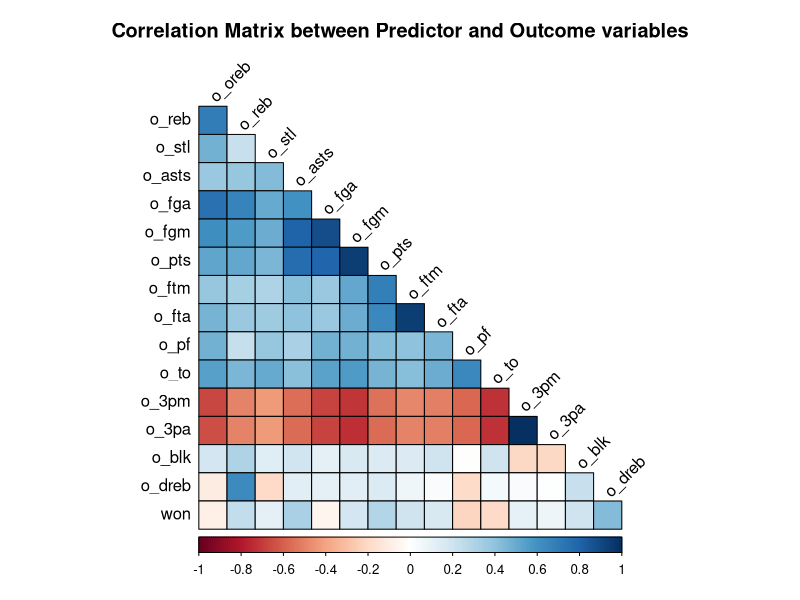
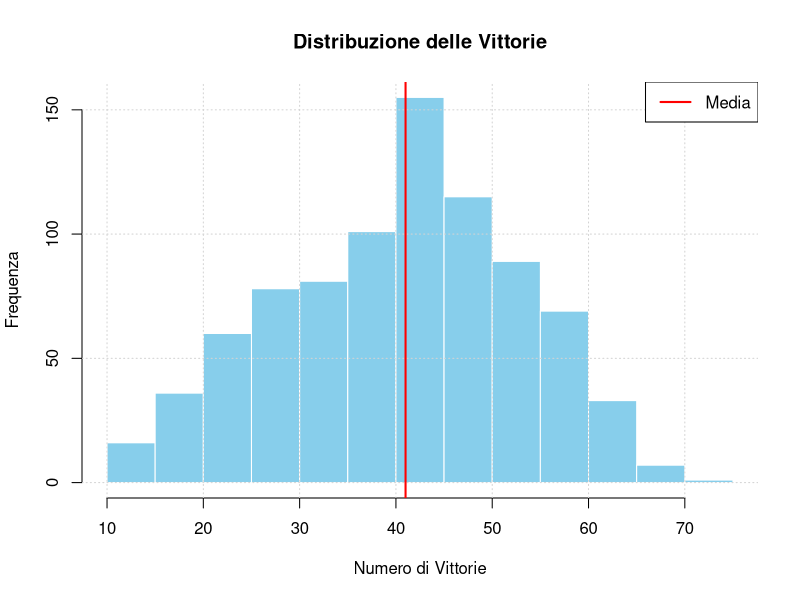
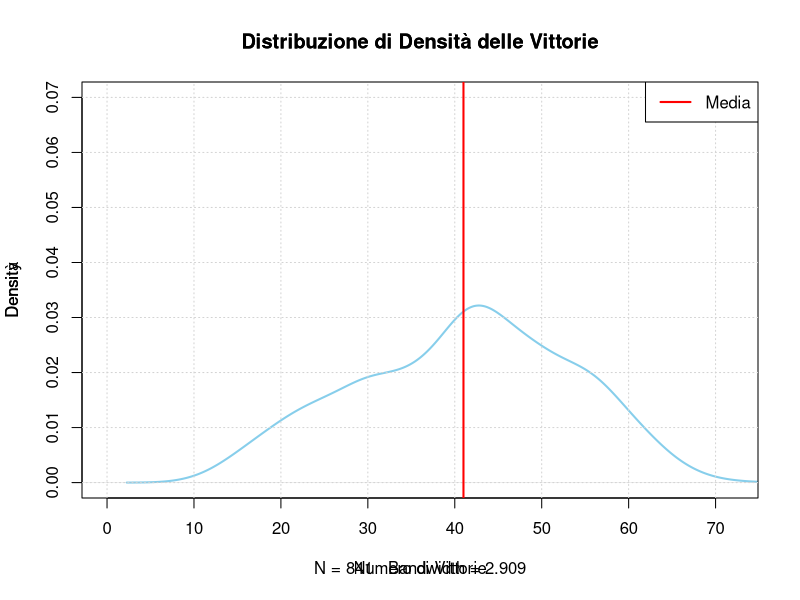
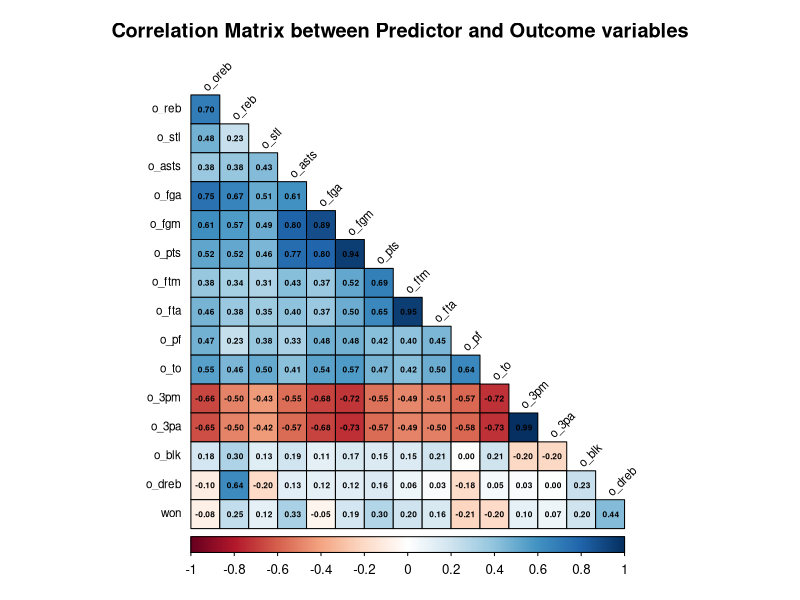
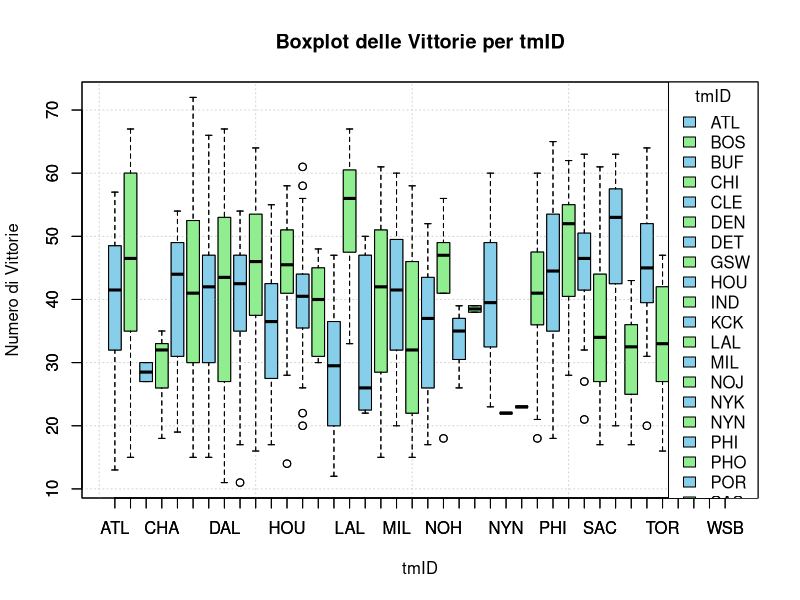
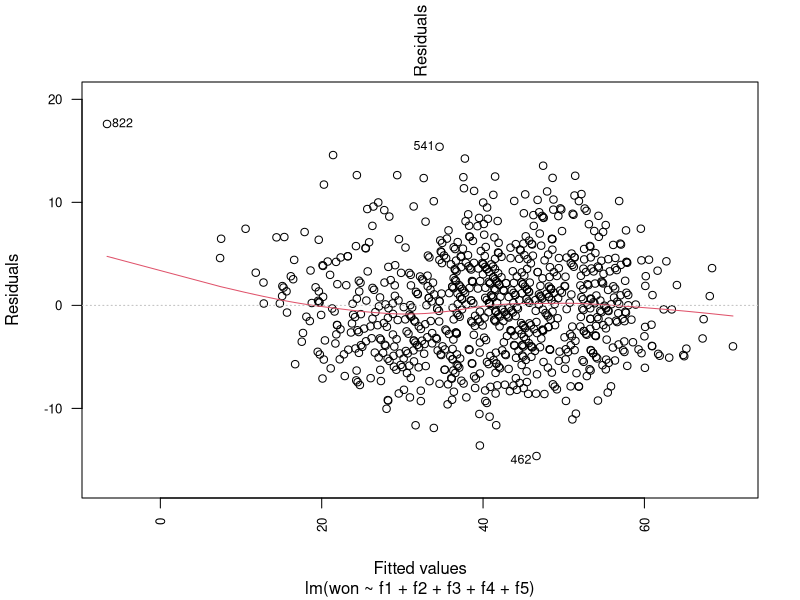
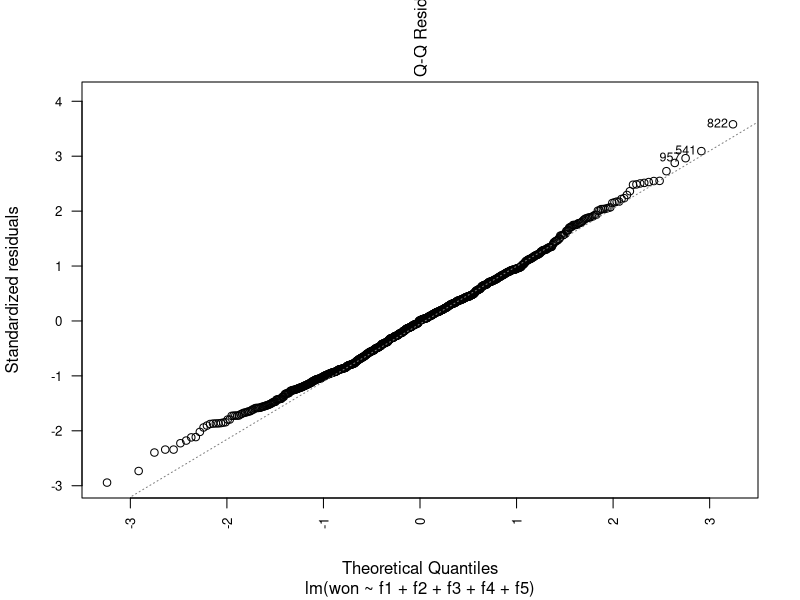
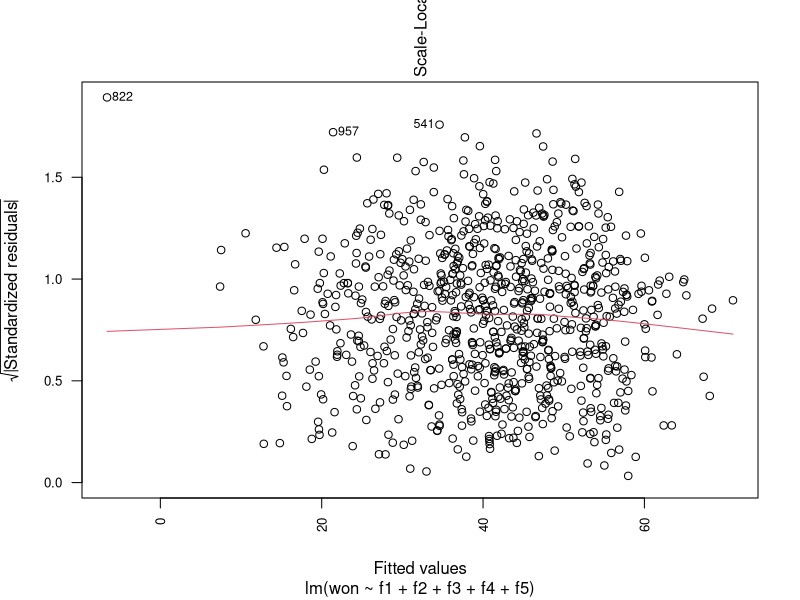

These charts were generated, in order, by the following R code: (Note: this script raises an error after producing the figures.)
## ---- chunk 1

knitr::opts_chunk$set(echo = TRUE)

library(here)
library(corrplot)
library(nortest)
library(lmtest)
library(car)

knitr::opts_knit$set(root.dir = here("0_Materiale"))
## ---- chunk 2
dataset <- read.delim("basketball_teams.txt") # andiamo a leggere il database fornito
FIRST <- 1976 # primo anno del range da considerare per lo studio
LAST <- 2011 # ultimo anno del range da considerare per lo studio

df <- dataset [dataset$lgID=="NBA" & dataset$year >= FIRST & dataset$year <= LAST & dataset$games==82,]

dataset$lgID <- as.factor(dataset$lgID) # perchè mi permettono di poter generare variabili dummy
summary(df)

M <- cor(as.matrix(df[, c(11:25, 54)])) # correlation matrix
corrplot(M, method="color", outline = TRUE,type="lower",order = "hclust",
        tl.col="black", tl.srt=45, diag=FALSE,tl.cex = 1,mar=c(0,0,3,0),
        title="Correlation Matrix between Predictor and Outcome variables")






#ISTOGRAMMA
# Crea un istogramma di base
hist(df$won, col = "skyblue", border = "white", main = "Distribuzione delle Vittorie", xlab = "Numero di Vittorie", ylab = "Frequenza")

# Aggiungi una griglia di sfondo
grid()

# Aggiungi una linea di riferimento
abline(v = mean(df$won), col = "red", lwd = 2)

# Aggiungi una legenda
legend("topright", legend = c("Media"), col = c("red"), lwd = 2)







# PLOT DENSITA

density_plot <- density(df$won)

# Plot di base
plot(density_plot, main = "Distribuzione di Densità delle Vittorie", col = "skyblue", lwd = 2, ylim = c(0, 0.07), xlim = c(0, max(df$won)))

# Aggiungi titoli ed etichette degli assi
title(main = "Distribuzione di Densità delle Vittorie", xlab = "Numero di Vittorie", ylab = "Densità")

# Aggiungi una griglia di sfondo
grid()

# Aggiungi una linea di riferimento per la media
abline(v = mean(df$won), col = "red", lwd = 2)

# Aggiungi una legenda
legend("topright", legend = c("Media"), col = c("red"), lwd = 2)







#CORRPLOT 

# Calcola la matrice di correlazione
M <- cor(as.matrix(df[, c(11:25, 54)]))

# Crea il grafico della matrice di correlazione
corrplot(M, method = "color", outline = TRUE, type = "lower", order = "hclust",
         tl.col = "black", tl.srt = 45, diag = FALSE, tl.cex = 0.7, mar = c(0, 0, 3, 0),
         title = "Correlation Matrix between Predictor and Outcome variables",
         addCoef.col = "black", number.cex = 0.5, tl.offset = 0.5)

# Aggiungi una legenda
legend("bottomleft", legend = c("Positive Correlation", "Negative Correlation"), fill = c("white", "black"), border = NA, bty = "n", title = "Correlation")







#BOXPLOT

# Crea un boxplot con aggiunta di titoli ed etichette degli assi
boxplot(df$won ~ df$tmID, col = "skyblue", main = "Boxplot delle Vittorie per tmID", col.main = "black", font.main = 4,
        xlab = "tmID",col.lab = "black", font.lab = 2, ylab = "Numero di Vittorie", col.lab = "black", font.lab = 2)

# Aggiungi una griglia di sfondo
grid()

# Personalizza i colori delle scatole
boxplot(df$won ~ df$tmID, col = c("skyblue", "lightgreen"), add = TRUE, border = "black")

# Aggiungi una legenda
legend("topright", legend = unique(df$tmID), fill = c("skyblue", "lightgreen"), title = "tmID")

# Inclina le etichette sull'asse x
par(las = 2, cex.axis = 0.8)




df$reb <- df$o_reb + df$d_reb

## ---- chunk 3
ad.test(df$reb)
## ---- chunk 4
ks.test(df$reb, "pnorm")
## ---- chunk 5
sf.test(df$reb)
## ---- chunk 6
# o_oreb = Rimbalzi ottenuti in attacco
# o_dreb = Rimbalzi subiti in attacco
# o_reb  = totale rimbalzi in attacco
# d_oreb = Rimbalzi subiti in difesa
# d_dreb = Rimbalzi ottenuti in difesa
# d_reb  = totale rimbalzi in difesa

df$f1 <- (df$o_oreb)/(df$o_fga-df$o_fgm)
df$f2 <- (df$d_dreb)/(df$d_fga-df$d_fgm)
df$f3 <- (df$o_oreb + 1.5 * df$d_dreb)/(df$o_dreb + 2 * df$d_oreb)
df$f4 <- (df$o_oreb - df$o_dreb) + 1.5 * (df$d_dreb - df$d_oreb)
df$f5 <- (df$d_oreb / df$d_to) / (df$o_dreb / df$o_to)


linMod <- lm(won ~ f1 + f2 + f3 + f4 + f5, data = df)
summary (linMod)

plot(linMod)

## ---- chunk 7
# In un chunk diverso per minimizzare cpu-time

# Normalizziamo le covariate
df$f1_z <- scale(df$f1)
df$f2_z <- scale(df$f2)
df$f3_z <- scale(df$f3)
df$f4_z <- scale(df$f4)
df$f5_z <- scale(df$f5)

linModNormalized <- lm(won ~ f1_z + f2_z + f3_z + f4_z + f5_z, data = df)

## ---- chunk 8

# TEST SUL MODELLO DI REGRESSIONE LINEARE

#1 Summary
summary (linModNormalized)

#2 R-quadrato e R-quadrato Adattato
summary_linModNormalized <- summary(linModNormalized)
r_squared <- summary_linModNormalized$r.squared
cat("R-squared:", r_squared, "\n")


n <- length(df$o_oreb)
k <- length(linModNormalized$coefficients) - 1
adjusted_r_squared <- 1 - ((1 - r_squared) * (n - 1) / (n - k - 1))
cat("Adjusted R-squared:", adjusted_r_squared, "\n")

#2 test Shapiro per valutare la normalita' dei residui
shapiro.test(residuals(linModNormalized))

#3 test di omoschedasticita'
bptest(linModNormalized)

#4 test di multicollinearita'
car::vif(linModNormalized)



# Test di homoschedasticita' (Breusch-Pagan test) --> risultato suggerisce omoschedasiticita'

lmtest::bptest(linModNormalized)
# Divisione in Test e Train per evitare che il modello fitti troppo bene sui nostri dati
sample <- sample(c(TRUE, FALSE), nrow(df), replace=TRUE, prob=c(0.7, 0.3))
train  <- df[sample, ]
test   <- df[!sample, ]

# m <- lm(won ~ o_canestriSuTotali_z + d_canestriSuTotali_z + d_stoppateSuTiri_z + o_rimbTiriSbagliati_z + d_rimbDef_z, data = # train)
# summary(m)
## ---- chunk 9

values <- aggregate(cbind(o_oreb, o_dreb, d_oreb, d_dreb, o_reb, d_reb) ~ tmID, data = df, FUN = sum)

# temp <- hist (temp, col = 'steelblue', main = 'caccaculo', xlab = 'balls')

### SANDBOX


teams <- c()

df$reb <- c(df$o_reb + df$d_reb)

summary(df$reb)

for (team in df$tmID)
{
  teams <- unique(c(teams, team))
}

teams <- sort(teams)

values <- aggregate(cbind(o_oreb, o_dreb, d_oreb, d_dreb, o_reb, d_reb) ~ tmID, data = df, FUN = sum)

x <- seq(-4, 4, by = 0.01)
y <- dnorm(x, mean = 0, sd = 1)
plot (x,y, type="l")
normal <- data.frame(x, y)


df$reb <- df$o_reb + df$d_reb




#ISTOGRAMMA 

hist(df$reb, 
     main = "Istogramma dei Rimbalzi",
     xlab = "Rimbalzi",
     ylab = "Frequenza",
     col = "lightblue",      # Colore delle barre
     border = "black",       # Colore del bordo delle barre
     breaks = 20,            # Numero di intervalli (personalizzabile)
     xlim = c(5800, max(df$reb)),  # Imposta i limiti dell'asse x
     ylim = c(0, 150)         # Limite dell'asse y (personalizzabile)
)

# Aggiungi una griglia di sfondo
grid()

# Aggiungi una legenda
legend("topright", legend = c("Rimbalzi"), fill = "lightblue")

# Aggiungi una linea media se necessario
abline(v = mean(df$reb), col = "red", lwd = 2, lty = 2)




#PLOT DI DENSITA

plot(density(df$reb), 
     main = "Densità dei Rimbalzi",
     xlab = "Rimbalzi",
     col = "blue",         # Colore della curva di densità
     lwd = 2               # Spessore della curva di densità
)

# Aggiungi una griglia di sfondo
grid()

# Aggiungi etichette per gli assi
axis(1, col = "darkgray")  # Asse x
axis(2, col = "darkgray")  # Asse y

# Aggiungi una legenda
legend("topright", legend = c("Densità dei Rimbalzi"), col = "blue", lwd = 2)

# Aggiungi una linea per la media se necessario
abline(v = mean(df$reb), col = "red", lwd = 2, lty = 2)




#PLOT DI DENSITA CON SOVRAPPOSIZIONE DI UNA NORMALE IDEALE

# Crea il grafico di densità
plot(density(df$reb), 
     main = "Densità dei Rimbalzi", cex.main = 2, font.main = 2,
     xlab = "Rimbalzi", cex.lab = 1.2, font.lab = 1.6,
     col = "blue",         # Colore della curva di densità osservata
     lwd = 2               # Spessore della curva di densità osservata
)

# Aggiungi una griglia di sfondo
grid()

# Aggiungi etichette per gli assi
axis(1, col = "darkgray")  # Asse x
axis(2, col = "darkgray")  # Asse y

# Aggiungi una legenda
legend("topright", legend = c("Densità dei Rimbalzi"), col = "blue", lwd = 2)

# Aggiungi una linea per la media se necessario
abline(v = mean(df$reb), col = "red", lwd = 2, lty = 2)

# Aggiungi una curva di densità normale teorica
mu <- mean(df$reb)
sigma <- sd(df$reb)
x <- seq(min(df$reb), max(df$reb), length = 100)
lines(x, dnorm(x, mean = mu, sd = sigma), col = "green", lwd = 2)

# Aggiungi una legenda per la curva normale
legend("topright", legend = c("Densità dei Rimbalzi", "Densità Normale"), col = c("blue", "green"), lwd = 2)





# INSTOGRAMMA CON SOVRAPPOSIZIONE DI PLOT DI DENSITA DEL DATASET E IL PLOT DI UNA NORMALE IDEALE

hist(df$reb, 
     col = 'skyblue',      # Colore delle barre
     prob = TRUE, 
     main = "Istogramma con Densità", 
     xlab = "Rimbalzi", 
     ylab = "Densità",
     border = "white"      # Colore del bordo delle barre
)

# Aggiungi una linea di densità per i dati del dataframe
lines(density(df$reb), col = "red", lwd = 2)

# Aggiungi una curva di densità normale teorica
mu <- mean(df$reb)
sigma <- sd(df$reb)
x <- seq(min(df$reb), max(df$reb), length = 100)
lines(x, dnorm(x, mean = mu, sd = sigma), col = "darkgreen", lwd = 2)

# Aggiungi una legenda
legend("topright", legend = c("Densità Osservata", "Densità Normale", "Rimbalzi"), col = c("red", "darkgreen", "lightblue"), lwd = 2)

# Aggiungi una griglia di sfondo
grid(lty = 3, col = "lightgray")

# Aggiungi una cornice intorno all'istogramma
box()

# Personalizza l'aspetto del titolo e delle etichette
title(main = "Istogramma con Densità", cex.main = 1.5)
title(xlab = "Rimbalzi", cex.lab = 1.2)
title(ylab = "Densità", cex.lab = 1.2)





# CORRPLOT

# Seleziona le colonne del DataFrame
data_subset <- df[, c("reb", "o_reb", "d_reb")]

# Calcola la matrice di correlazione
cor_matrix <- cor(data_subset)

# Crea un corrplot con colori accattivanti
corrplot(cor_matrix, 
         method = "circle", 
         order = "hclust", 
         tl.cex = 0.8, 
         tl.col = "black",
         addrect = 3,  # Aggiungi un rettangolo intorno al blocco di correlazione
         rect.col = "lightblue",  # Colore del rettangolo
         bg = "white",  # Colore di sfondo
         cl.ratio = 0.2,  # Spazio tra celle
         col = colorRampPalette(c("#4575b4", "#91bfdb", "#e0f3f8", "#fee08b", "#d73027"))(100),  # Scala di colori personalizzata
         addCoef.col = "black",  # Colore del testo dei coefficienti
         number.cex = 0.7,  # Dimensione del testo dei coefficienti
         mar = c(0,0,2,0)  # Margine per evitare il taglio del titolo
)





#BOXPLOT (1° Versione)

boxplot(df$won ~ df$reb, las = 2, col = "skyblue", main = "Distribuzione delle Vittorie in base ai Rimbalzi", cex.main = 1.5, font.main = 2, xlab = "Rimbalzi", ylab = "Vittorie", border = "black", notch = FALSE)

# Aggiungi una griglia di sfondo più sottile
grid(lty = 3, col = "lightgray")

# Aggiungi una legenda
legend("topright", legend = c("Vittorie"), col = "skyblue", lwd = 2, cex = 1.2)

# Aggiungi una linea per la mediana
abline(h = median(df$won), col = "red", lty = 2, lwd = 2)

# Aggiungi un'etichetta per la mediana
text(max(df$reb) + 0.2, median(df$won), "Mediana", col = "red", pos = 2, offset = 0.5, cex = 1.2)





#BOXPLOT (2° Versione)

# Supponendo che df sia il tuo DataFrame
install.packages(ggplot2)
library(ggplot2)

# Creare categorie per i rimbalzi
df$reb_categories <- cut(df$reb, breaks = c(-Inf, 5, 10, 15, Inf), labels = c("0-5", "6-10", "11-15", "16+"))

# Convertire df$won in numeri
df$won <- as.numeric(as.character(df$won))

# Creare un boxplot con ggplot2
ggplot(df, aes(x = reb_categories, y = won, fill = reb_categories)) +
  geom_boxplot(color = "black", notch = FALSE) +
  labs(title = "Distribuzione delle Vittorie in base ai Rimbalzi",
       x = "Rimbalzi",
       y = "Vittorie") +
  theme_minimal()






#TEST ANDERSON-DARLING

install.packages('nortest')

library(nortest)

ad.test(df$reb)

#Con un livello di significatività (α) di 0.01 e un p-value molto piccolo (3.1e-09) ottenuto dal test di normalità di Anderson-Darling per i dati della variabile df$reb, puoi concludere che hai sufficiente evidenza statistica per respingere lipotesi nulla che i dati seguono una distribuzione normale.Con il tuo livello di significatività del 0.01 e il p-value molto piccolo (3.1e-09), il p-value è inferiore al livello di significatività, quindi respingeresti lipotesi nulla. Questo suggerisce che i dati nella variabile df$reb non seguono una distribuzione normale al livello di significatività del 0.01. In termini più pratici, hai abbastanza evidenza statistica per concludere che la variabile df$reb non segue una distribuzione normale basandoti sui risultati del test di Anderson-Darling.


#TEST KOLMOGOROV SMIRNOV

ks.test(df$reb, "pnorm")

# Il risultato che hai ottenuto riguarda il test di Kolmogorov-Smirnov a campione singolo sui dati contenuti nella variabile df$reb. Il test KS confronta la distribuzione empirica dei tuoi dati con una distribuzione teorica (spesso una distribuzione uniforme). In breve, il risultato suggerisce che i tuoi dati non seguono la distribuzione teorica presunta, e cè un elevata probabilità che la differenza osservata sia statisticamente significativa.


#TEST SHAPIRO WILK

sf.test(df$reb)

#In sintesi, il risultato del test di Shapiro-Francia indica che i tuoi dati nella variabile df$reb non seguono una distribuzione normale. Questo è supportato dal valore basso del p-value, il quale suggerisce che la differenza tra la distribuzione dei tuoi dati e una distribuzione normale è statisticamente significativa.


barplot(df$reb, col = c("#1b98e0", "#353436"))





# Fare URIEL ---> da SISTEMARE
heatmap(cbind(df$d_reb, df$o_reb))
pie()
barplot(df$reb, col = c("#1b98e0", "#353436"))
legend("topright", legend = c("Group 1", "Group 2"), fill = c("#1b98e0", "#353436"))
